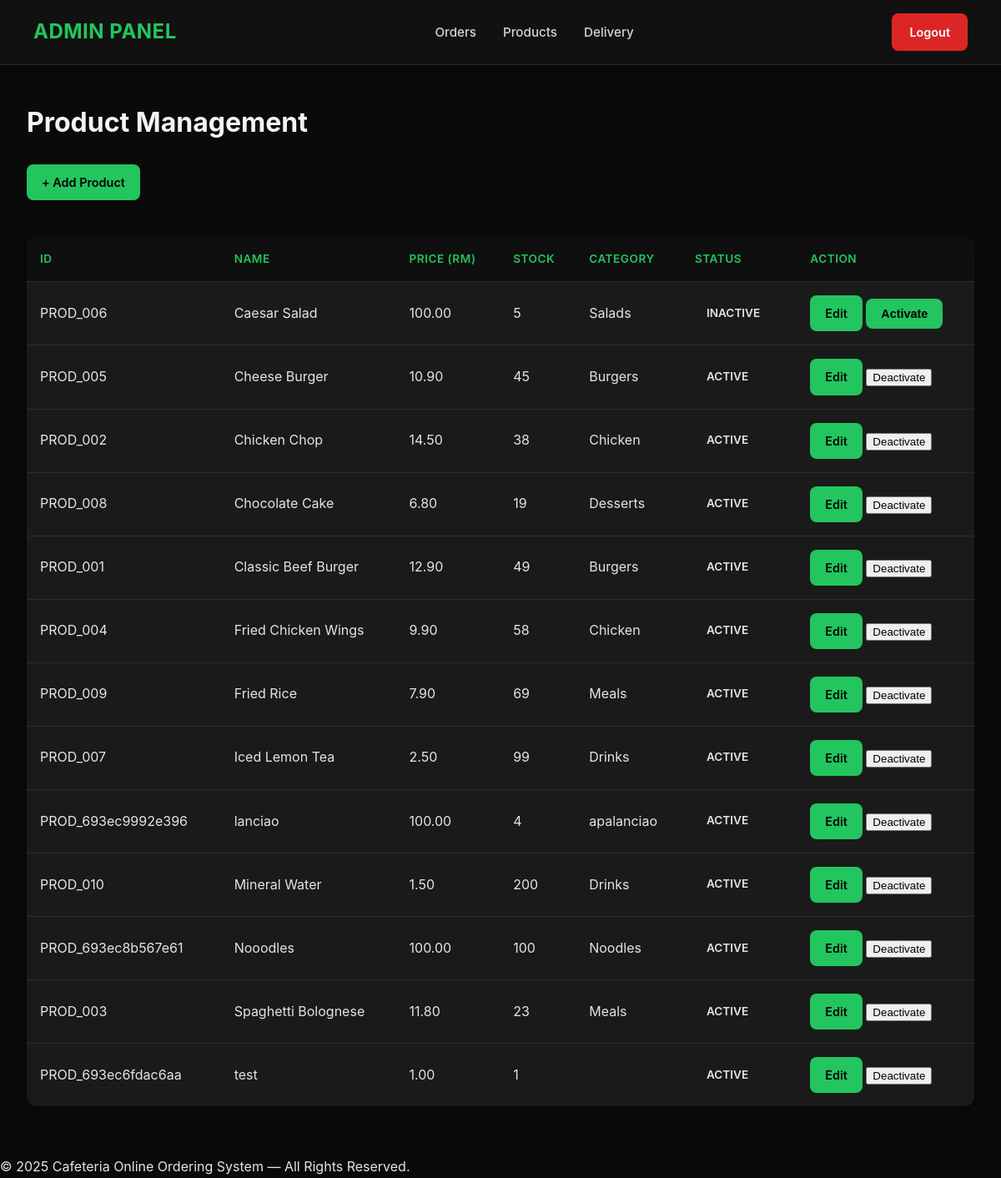
The page /admin_products.php (signed in) on the database its author committed.
### tables this page shows
CREATE TABLE `product` (
  `ProductID` varchar(36) NOT NULL,
  `name` varchar(100) NOT NULL,
  `description` text DEFAULT NULL,
  `price` decimal(10,2) NOT NULL,
  `stock_quantity` int(11) NOT NULL,
  `categories` varchar(100) DEFAULT NULL,
  `ImageURL` varchar(255) DEFAULT NULL,
  `status` enum('ACTIVE','INACTIVE') DEFAULT 'ACTIVE'
);

### admin_products.php (the view, shortened to what this page needs)
<?php include 'admin_header.php';
$result = $conn->query("
    SELECT *
    FROM product
    ORDER BY name
");
$products = $result->fetch_all(MYSQLI_ASSOC);
?>
<div class="admin-page">
<div class="admin-wrap">
    <h1>Product Management</h1>
    <a href="admin_addproduct.php"
       class="admin-btn-sm"
       style="display:inline-block; margin-bottom:20px;">
       + Add Product
    </a>
    <table class="admin-table">
        <tr>
            <th>ID</th>
            <th>Name</th>
            <th>Price (RM)</th>
            <th>Stock</th>
            <th>Category</th>
            <th>Status</th>
            <th>Action</th>
        </tr>
        <?php foreach ($products as $p): ?>
        <tr>
            <td><?= $p['ProductID'] ?></td>
            <td><?= htmlspecialchars($p['name']) ?></td>
            <td><?= number_format($p['price'], 2) ?></td>
            <td><?= $p['stock_quantity'] ?></td>
            <td><?= htmlspecialchars($p['categories']) ?></td>
            <td>
                <span class="status <?= strtolower($p['status']) ?>">
                    <?= $p['status'] ?>
                </span>
            </td>
            <td>
                <a class="admin-btn-sm"
                   href="admin_edit_product.php?id=<?= $p['ProductID'] ?>">
                   Edit
                </a>
                <form method="post"
                      action="admin_toggle_product_status.php"
                      style="display:inline;"
                      onsubmit="return confirm('Confirm change product status?');">
                    <?php if ($p['status'] === 'ACTIVE'): ?>
                        <button class="admin-btn-danger">Deactivate</button>
                    <?php else: ?>
                        <button class="admin-btn-sm">Activate</button>
                    <?php endif; ?>
                </form>
            </td>
        </tr>
        <?php endforeach; ?>
    </table>
</div>
</div>
<?php include 'footer.php'; ?>

### admin_header.php (style rules this page uses)
* { box-sizing: border-box; }
body { margin: 0; font-family: -apple-system, BlinkMacSystemFont, "Segoe UI", "Roboto", "Helvetica Neue", Arial, sans-serif; background: #0a0a0a; color: #e5e5e5; line-height: 1.6; }
.admin-wrap { max-width: 1200px; margin: 0 auto; padding: 100px 32px 60px; }
.admin-table { width: 100%; border-collapse: collapse; margin-top: 24px; background: #1a1a1a; border-radius: 12px; overflow: hidden; box-shadow: 0 4px 16px rgba(0, 0, 0, 0.3); }
.admin-table th, .admin-table td { padding: 16px; text-align: left; border-bottom: 1px solid #2d2d2d; }
.admin-table th { background: #0f0f0f; color: #22c55e; font-weight: 600; text-transform: uppercase; font-size: 0.85rem; letter-spacing: 0.5px; }
.admin-table tr:last-child td { border-bottom: none; }
.admin-btn-sm { padding: 10px 18px; background: #22c55e; color: #000; border-radius: 8px; text-decoration: none; font-weight: 600; font-size: 0.9rem; transition: all 0.3s ease; display: inline-block; border: none; cursor: pointer; }
.status { padding: 6px 14px; border-radius: 20px; font-size: 0.85rem; font-weight: 600; text-transform: capitalize; display: inline-block; }
h1, h2, h3 { color: #f3f4f6; font-weight: 700; }
h1 { font-size: 2rem; margin-bottom: 24px; }

### rows shown on the page
product: ProductID "PROD_006", name "Caesar Salad", price "100.00", stock_quantity "5", categories "Salads", status "INACTIVE", shows "Activate"
product: ProductID "PROD_005", name "Cheese Burger", price "10.90", stock_quantity "45", categories "Burgers", status "ACTIVE", shows "Deactivate"
product: ProductID "PROD_002", name "Chicken Chop", price "14.50", stock_quantity "38", categories "Chicken", status "ACTIVE", shows "Deactivate"
product: ProductID "PROD_008", name "Chocolate Cake", price "6.80", stock_quantity "19", categories "Desserts", status "ACTIVE", shows "Deactivate"
product: ProductID "PROD_001", name "Classic Beef Burger", price "12.90", stock_quantity "49", categories "Burgers", status "ACTIVE", shows "Deactivate"
product: ProductID "PROD_004", name "Fried Chicken Wings", price "9.90", stock_quantity "58", categories "Chicken", status "ACTIVE", shows "Deactivate"
product: ProductID "PROD_009", name "Fried Rice", price "7.90", stock_quantity "69", categories "Meals", status "ACTIVE", shows "Deactivate"
product: ProductID "PROD_007", name "Iced Lemon Tea", price "2.50", stock_quantity "99", categories "Drinks", status "ACTIVE", shows "Deactivate"
product: ProductID "PROD_693ec9992e396", name "lanciao", price "100.00", stock_quantity "4", categories "apalanciao", status "ACTIVE", shows "Deactivate"
product: ProductID "PROD_010", name "Mineral Water", price "1.50", stock_quantity "200", categories "Drinks", status "ACTIVE", shows "Deactivate"
product: ProductID "PROD_693ec8b567e61", name "Nooodles", price "100.00", stock_quantity "100", categories "Noodles", status "ACTIVE", shows "Deactivate"
product: ProductID "PROD_003", name "Spaghetti Bolognese", price "11.80", stock_quantity "23", categories "Meals", status "ACTIVE", shows "Deactivate"
product: ProductID "PROD_693ec6fdac6aa", name "test", price "1.00", stock_quantity "1", status "ACTIVE", shows "Deactivate"
